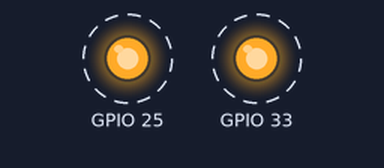
The sketch below on a simulated ESP32. Parts: output pins drawn as LEDs (lit = HIGH). Dashed ring = blinking.

Above: at 0.2 s.
Timing chart, 0 to 3.0 s (numbered marks = the images above):
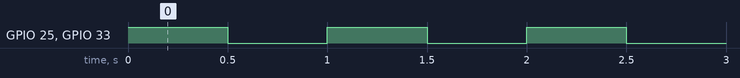

The sketch:

02_-_blink_external_two_leds.ino
```cpp
// the setup function runs once when you press reset or power the board
void setup() {
  // initialize digital pin GPIO25 as an output.
  pinMode(25, OUTPUT);
  pinMode(33, OUTPUT);

}

// the loop function runs over and over again forever
void loop() {
  digitalWrite(25, HIGH); // turn the LED on
  digitalWrite(33, HIGH); // turn the LED on

  delay(500);             // wait for 500 milliseconds
  digitalWrite(25, LOW);  // turn the LED off
  digitalWrite(33, LOW); // turn the LED on

  delay(500);             // wait for 500 milliseconds
}
```

Measured:
- by itself, GPIO 25, GPIO 33: alternates HIGH for 0.50 s and LOW for 0.50 s
